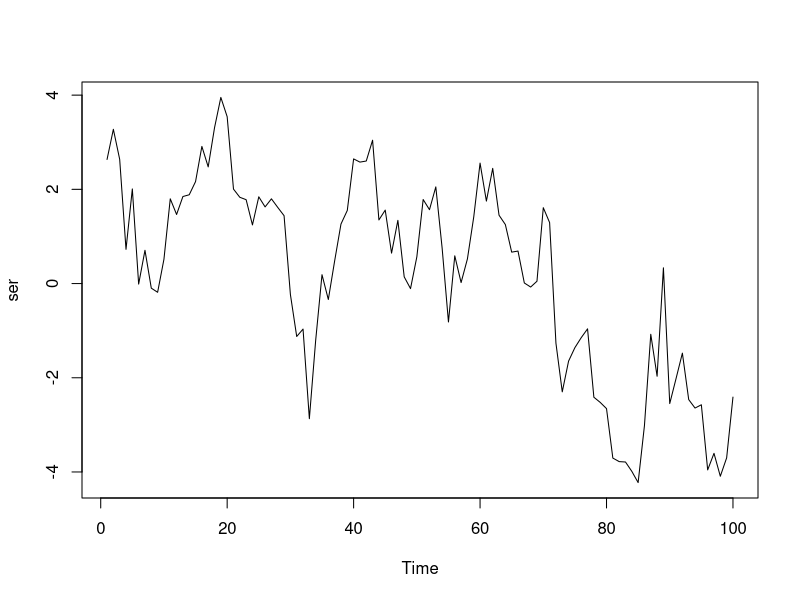
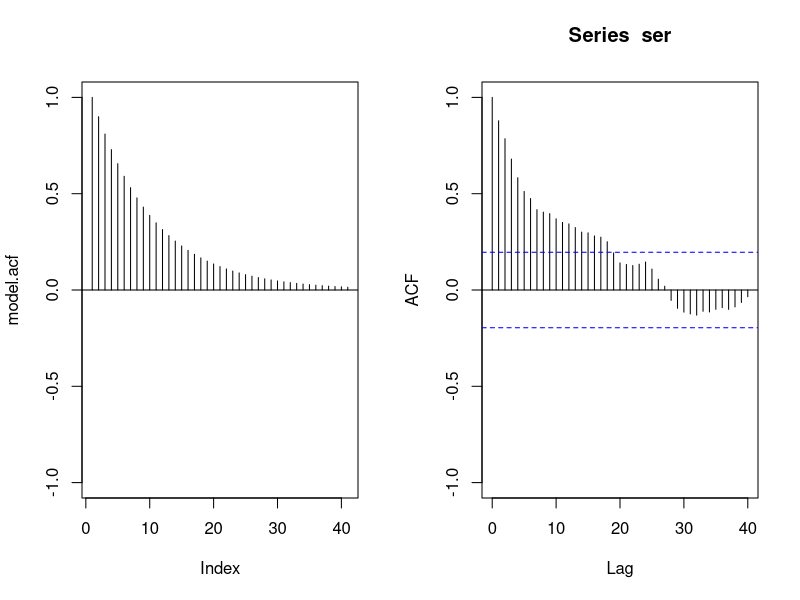
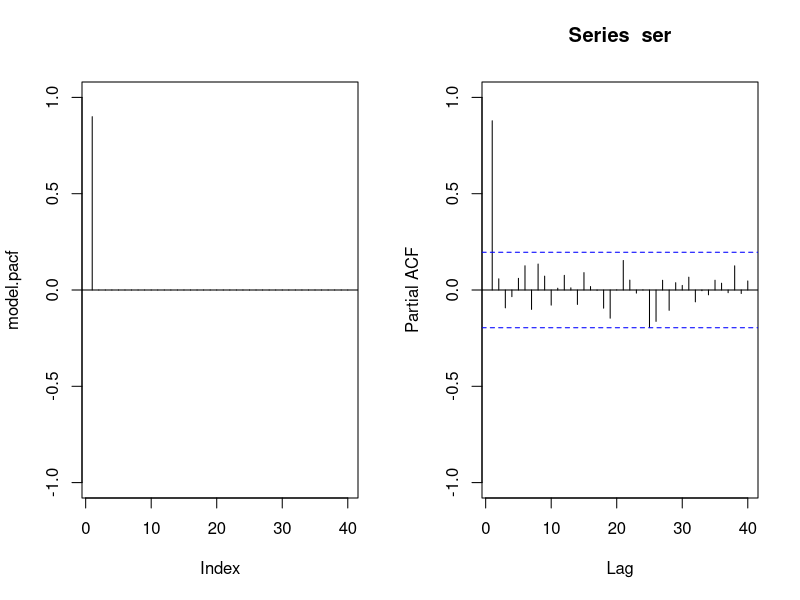
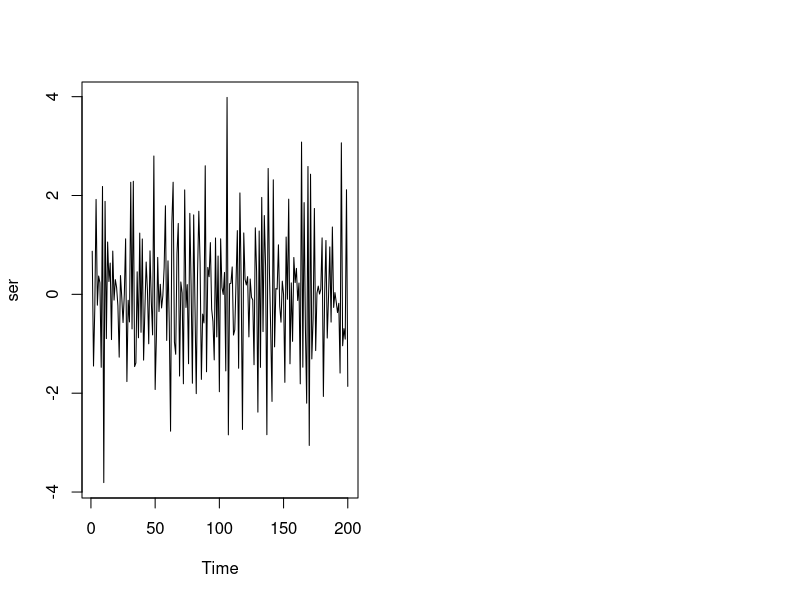
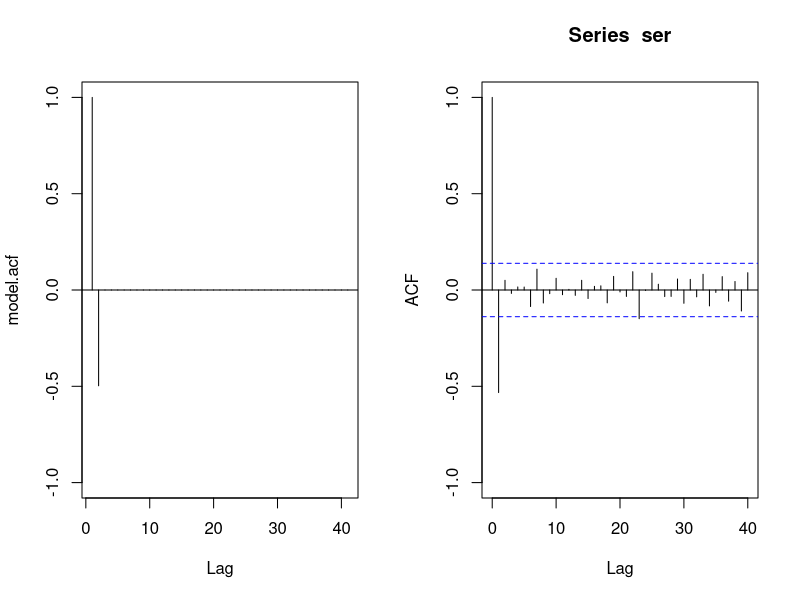
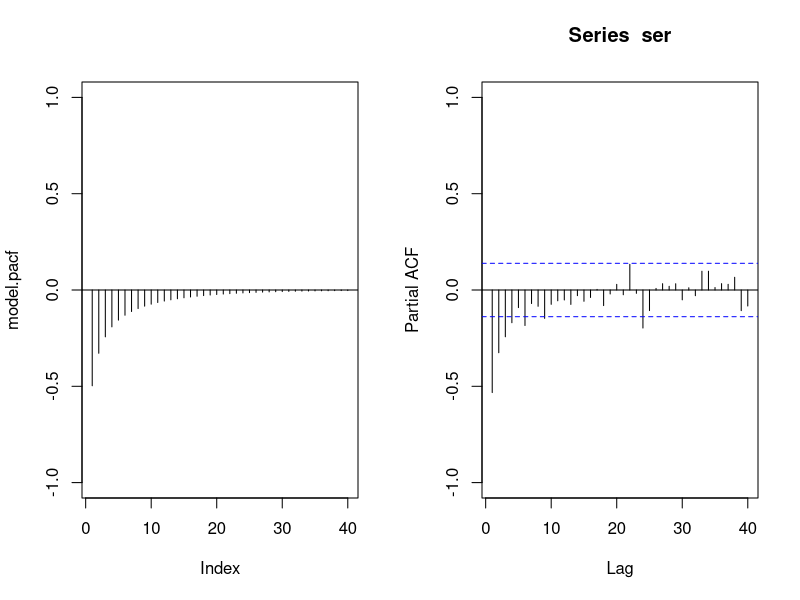
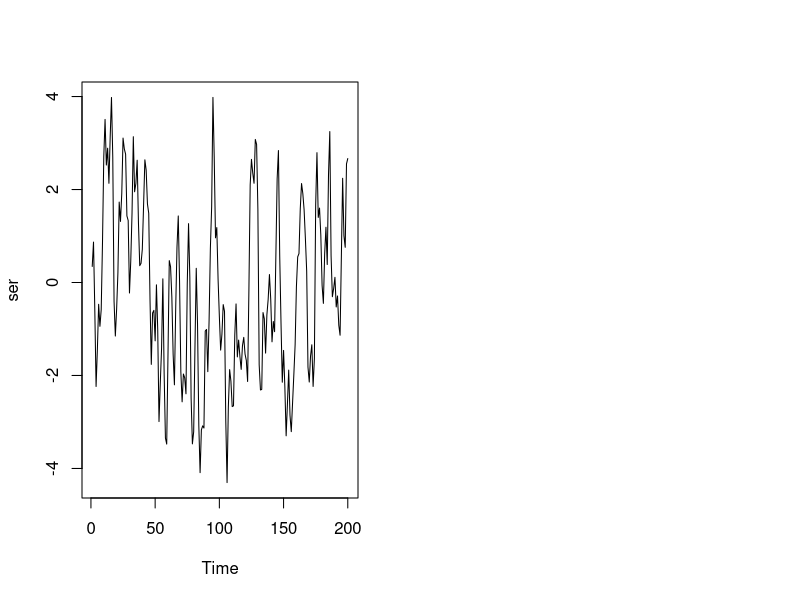
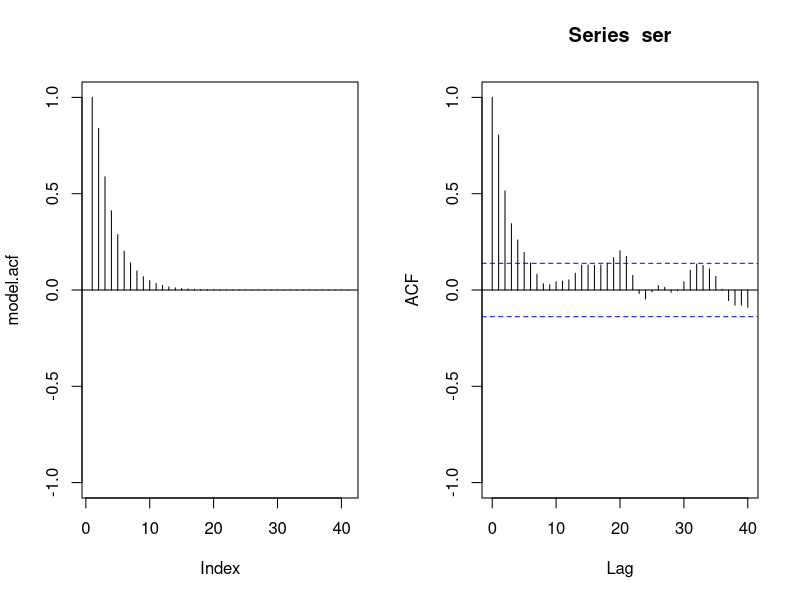

Reproduce these figures in R, in order.
################################################################################
#
# ME - GIA. Introducció a serie temporals
#
#--------------------------------------
# Conceptes
#--------------------------------------
#
# Models ARMA
################################################################################

#-------------------------------------------------------------------------------
# AR(p)
#-------------------------------------------------------------------------------

##-- AR(p=1)
model.ar <- c(0.9)

##-- Simulacio del model AR
ser <- ts(arima.sim(list(ar = model.ar), 100))
plot(ser)

##-- ACF teoric versus mostral -------------------------------------------------
par(mfrow=c(1,2))

# ACF teoric del model
model.acf <- ARMAacf(ar = model.ar, lag.max = 40)
plot(model.acf, type="h", ylim=c(-1,1))
abline(h = 0)

# ACF mostral de la serie
acf(ser, lag.max=40, ylim=c(-1,1))

##-- PACF teoric versus mostral ------------------------------------------------
par(mfrow=c(1,2))

# PACF teoric del model
model.pacf <- ARMAacf(ar=model.ar, lag.max=40, pacf=T)
plot(model.pacf, type="h", ylim=c(-1,1))
abline(h=0)

# PACF mostral de la serie
pacf(ser, lag.max=40,ylim=c(-1,1))

# Expressio com a AR infinit
pis <- -ARMAtoMA(ma=-model.ar, lag.max=10)
pis

# Expressio com a MA infinit
psis <- ARMAtoMA(ar=model.ar, lag.max=10)
psis

# Arrels del polinomi carcteristic de la part AR
Mod(polyroot(c(1,-model.ar)))

#-------------------------------------------------------------------------------
# MA(q)
#-------------------------------------------------------------------------------

##-- MA(q=1)
model.ma <- c(-0.9)

##-- Simulacio del model
ser <- ts(arima.sim(list(ma = model.ma),200))
plot(ser)

##-- ACF teoric versus mostral -------------------------------------------------
par(mfrow=c(1,2))

##-- ACF teoric 
model.acf <- ARMAacf(ma = model.ma, lag.max = 40)
plot(model.acf, type = "h", ylim = c(-1,1), xlab = 'Lag')
abline(h=0)

# ACF mostral de la serie
acf(ser, lag.max = 40, ylim = c(-1,1))

##-- PACF teoric versus mostral ------------------------------------------------
par(mfrow=c(1,2))

# PACF teoric del model
model.pacf <- ARMAacf(ma = model.ma, lag.max=40, pacf=TRUE)
plot(model.pacf, type = "h", ylim = c(-1,1))
abline(h=0)

# PACF mostral de la serie
pacf(ser, lag.max = 40, ylim = c(-1,1))

##-- Expressio com a AR infinit ------------------------------------------------
pis <- -ARMAtoMA(ar = -model.ma, lag.max=10)
pis

##-- Expressio com a MA infinit ------------------------------------------------
psis <-  ARMAtoMA(ma = model.ma, lag.max=10)
psis

##-- Arrels del polinomi caracteristic de la part MA
Mod(polyroot(c(1,model.ma)))


#-------------------------------------------------------------------------------
# ARMA(p,q)
#-------------------------------------------------------------------------------

model.ar <- c(0.7)
model.ma <- c(0.6)

# Simulacio del model
ser <- ts(arima.sim(list(ar = model.ar,ma=model.ma),200))
plot(ser)

##-- ACF teoric versus mostral ------------------------------------------------
par(mfrow=c(1,2))

# ACF teoric
model.acf <- ARMAacf(ar = model.ar, ma = model.ma, lag.max=40)
plot(model.acf,type="h",ylim=c(-1,1))
abline(h=0)

# ACF mostral 
acf(ser,lag.max=40,ylim=c(-1,1))

##-- PACF teoric versus mostral ------------------------------------------------
par(mfrow=c(1,2))

# PACF teoric del model
model.pacf <- ARMAacf(ar=model.ar,ma=model.ma,lag.max=40,pacf=T)
plot(model.pacf, type="h", ylim=c(-1,1))
abline(h=0)

# PACF mostral de la serie
pacf(ser,lag.max=40,ylim=c(-1,1))

# Expressio com a AR infinit
pis <- -ARMAtoMA(ar=-model.ma, ma=-model.ar, lag.max=10)
pis

# Expressio com a MA infinit
psis <- ARMAtoMA(ar=model.ar,ma=model.ma,lag.max=10)
psis

# Arrels del polinomi caracteristic de la part AR
Mod(polyroot(c(1,-model.ar)))

# Arrels del polinomi caracteristic de la part MA
Mod(polyroot(c(1,model.ma)))
